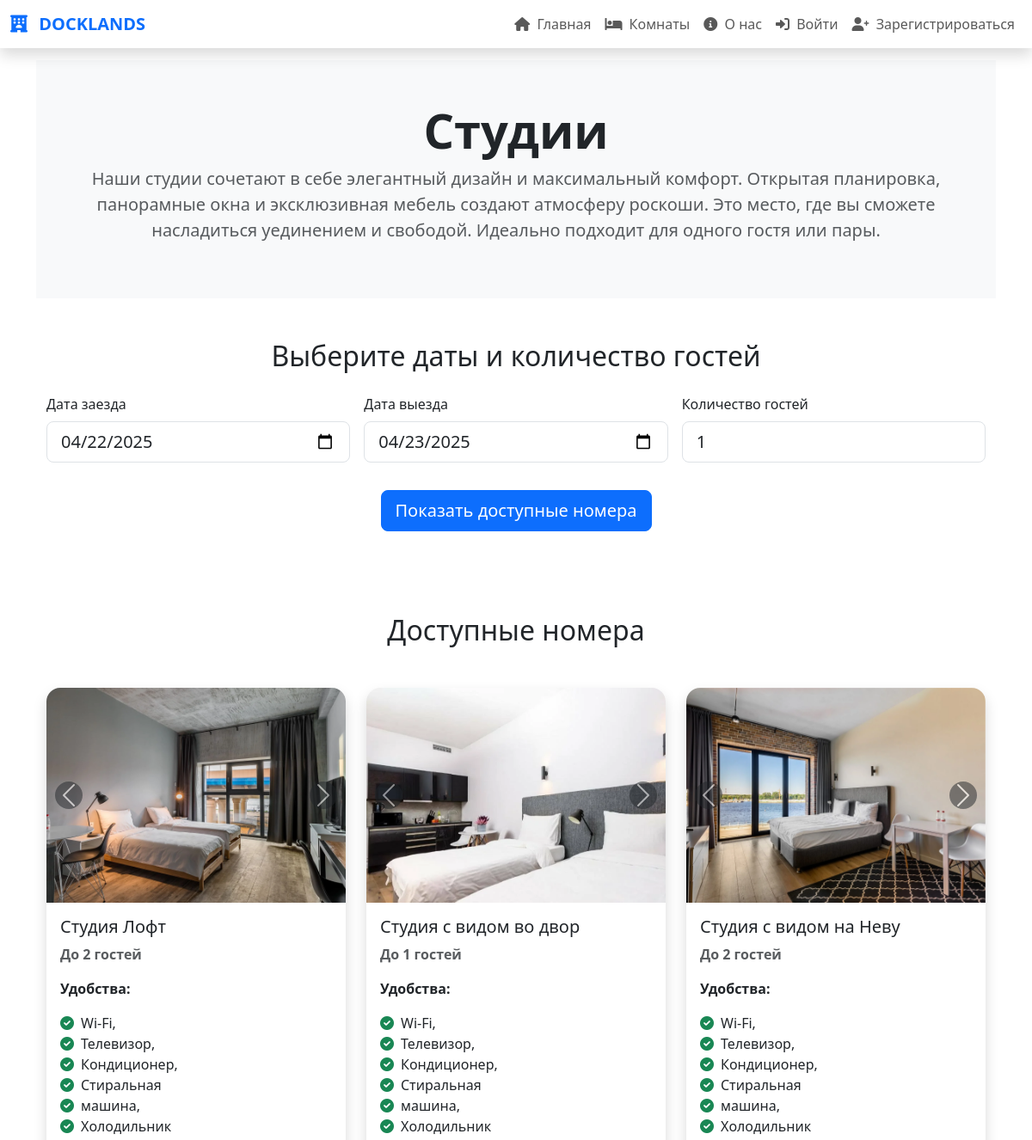
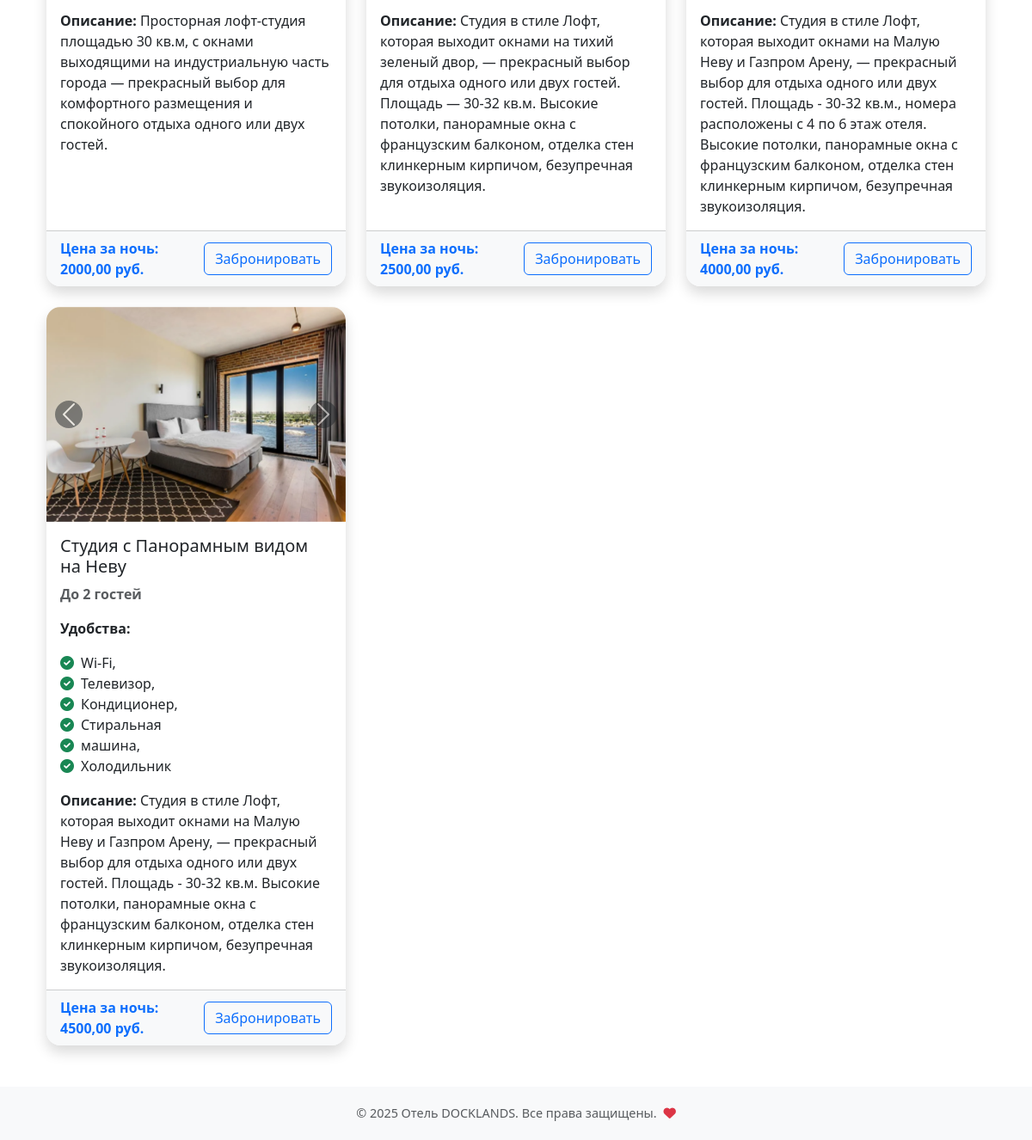
The page /categories/3/ on the database its author committed (2 pictures, top to bottom).
### hotel/models.py (models this page shows, shortened)
class RoomCategory(models.Model):
    name = models.CharField(max_length=100, verbose_name='Название категории')
    description = models.TextField(blank=True, verbose_name='Описание категории')

class RoomImage(models.Model):
    room = models.ForeignKey(
        Room,
        related_name='images',
        on_delete=models.CASCADE,
        verbose_name='Комната'
    )
    image = models.ImageField(upload_to='room_images/', verbose_name='Изображение')

class Room(models.Model):
    room_number = models.CharField(max_length=10, unique=True, verbose_name='Номер комнаты')
    name = models.CharField(max_length=100, default='Название номера', verbose_name='Название номера')
    category = models.ForeignKey(
        RoomCategory,
        related_name='rooms',
        on_delete=models.CASCADE,
        verbose_name='Категория'
    )
    price_per_night = models.DecimalField(max_digits=10, decimal_places=2, verbose_name='Цена за комнату')
    capacity = models.PositiveIntegerField(verbose_name='Количество гостей')
    description = models.TextField(blank=True, verbose_name='Описание')
    amenities = models.CharField(max_length=250, blank=True, verbose_name='Удобства')
    is_available = models.BooleanField(default=True, verbose_name='Доступность бронирования')

### hotel/views.py (the view)
# urls.py: path('categories/<int:pk>/', views.category_detail, name='category_detail'),
def category_detail(request, pk):
    category = get_object_or_404(RoomCategory, pk=pk)
    today = datetime.today().date()
    check_in = request.GET.get('check_in', today)
    check_out = request.GET.get('check_out', today + timedelta(days=1))  # Завтрашняя дата
    guests = int(request.GET.get('guests', 1))  # По умолчанию 1 гость
    try:
        if isinstance(check_in, str):
            check_in = datetime.strptime(check_in, '%Y-%m-%d').date()
        else:
            check_in = today  # Если check_in уже является датой, используем его
        if isinstance(check_out, str):
            check_out = datetime.strptime(check_out, '%Y-%m-%d').date()
        else:
            check_out = today + timedelta(days=1)  # Если check_out уже является датой, используем его
    except ValueError:
        check_in = today
        check_out = today + timedelta(days=1)
    rooms = category.rooms.filter(is_available=True, capacity__gte=int(guests))
    booked_rooms = Booking.objects.filter(
        check_in__lt=check_out,
        check_out__gt=check_in
    ).values_list('room_id', flat=True)
    available_rooms = rooms.exclude(id__in=booked_rooms)
    return render(request, 'hotel/category_detail.html', {
        'category': category,
        'rooms': available_rooms,  # Передаем только доступные комнаты
        'check_in': check_in,
        'check_out': check_out,
        'guests': guests,
    })

### hotel/templates/hotel/category_detail.html (shortened to what this page needs)
{% extends 'main/base.html' %}
{% block content %}
<section class="py-5 bg-light">
    <div class="container text-center">
        <h1 class="display-4 fw-bold">{{ category.name }}</h1>
        <p class="lead text-muted">
            {% if category.description %}
                {{ category.description }}
            {% else %}
                Эта категория предлагает комфорт и стиль для вашего отдыха.
            {% endif %}
        </p>
    </div>
</section>
<section class="py-5">
    <div class="container">
        <h2 class="text-center mb-4">Выберите даты и количество гостей</h2>
        <form method="get" class="row g-3 justify-content-center">
            <div class="col-md-4">
                <label for="check_in" class="form-label">Дата заезда</label>
                <input type="date" id="check_in" name="check_in" class="form-control form-control-lg" value="{{ check_in|date:'Y-m-d' }}" required>
            </div>
            <div class="col-md-4">
                <label for="check_out" class="form-label">Дата выезда</label>
                <input type="date" id="check_out" name="check_out" class="form-control form-control-lg" value="{{ check_out|date:'Y-m-d' }}" required>
            </div>
            <div class="col-md-4">
                <label for="guests" class="form-label">Количество гостей</label>
                <input type="number" id="guests" name="guests" class="form-control form-control-lg" value="{{ guests }}" min="1" required>
            </div>
            <div class="col-12 text-center">
                <button type="submit" class="btn btn-primary btn-lg mt-3">Показать доступные номера</button>
            </div>
        </form>
    </div>
</section>
<section class="py-5">
    <div class="container">
        {% if rooms %}
            <h2 class="text-center mb-5">Доступные номера</h2>
            <div class="row row-cols-1 row-cols-md-3 g-4">
                {% for room in rooms %}
                    <div class="col">
                        <div class="card h-100 shadow border-0 rounded-4 overflow-hidden">
                            <div id="carouselRoom{{ room.pk }}" class="carousel slide" data-bs-ride="false">
                                <div class="carousel-inner">
                                    {% for image in room.images.all %}
                                        <div class="carousel-item {% if forloop.first %}active{% endif %}">
                                            <img src="{{ image.image.url }}" class="d-block w-100" alt="{{ room.name }}" style="height: 250px; object-fit: cover;">
                                        </div>
                                    {% empty %}
                                        <div class="carousel-item active">
                                            <img src="https://via.placeholder.com/400x250?text=No+Image" class="d-block w-100" alt="{{ room.name }}">
                                        </div>
                                    {% endfor %}
                                </div>
                                {% if room.images.count > 1 %}
                                    <button class="carousel-control-prev" type="button" data-bs-target="#carouselRoom{{ room.pk }}" data-bs-slide="prev">
                                        <span class="carousel-control-prev-icon bg-dark rounded-circle" aria-hidden="true"></span>
                                    </button>
                                    <button class="carousel-control-next" type="button" data-bs-target="#carouselRoom{{ room.pk }}" data-bs-slide="next">
                                        <span class="carousel-control-next-icon bg-dark rounded-circle" aria-hidden="true"></span>
                                    </button>
                                {% endif %}
                            </div>
                            <div class="card-body">
                                <h5 class="card-title">{{ room.name }}</h5>
                                <p class="card-text text-muted"><strong>До {{ room.capacity }} гостей</strong></p>
                                <p class="card-text">
                                    <strong>Удобства:</strong>
                                    <ul class="list-unstyled">
                                        {% for amenity in room.amenities.split|default:"Нет данных" %}
                                            <li><i class="fas fa-check-circle text-success me-2"></i>{{ amenity }}</li>
                                        {% endfor %}
                                    </ul>
                                </p>
                                <p class="card-text">
                                    <strong>Описание:</strong>
                                    {% if room.description %}
                                        {{ room.description }}
                                    {% else %}
                                        <em class="text-muted">Описание отсутствует</em>
                                    {% endif %}
                                </p>
                            </div>
                            <div class="card-footer d-flex justify-content-between align-items-center bg-light">
                                <span class="fw-bold text-primary">Цена за ночь: {{ room.price_per_night }} руб.</span>
                                <a href="{% url 'book_room' room.pk check_in check_out guests %}" class="btn btn-outline-primary">Забронировать</a>
                            </div>
                        </div>
                    </div>
                {% endfor %}
            </div>
        {% else %}
            <div class="alert alert-warning text-center" role="alert">
                <h4 class="alert-heading">Извините!</h4>
                <p>В данный момент нет доступных комнат в этой категории.</p>
            </div>
        {% endif %}
    </div>
</section>
{% endblock %}

### templates/main/base.html (style rules this page uses)
body { padding-top: 70px; font-family: 'Segoe UI', Tahoma, Geneva, Verdana, sans-serif; }

### rows shown on the page
RoomCategory: name "Студии", description "Наши студии сочетают в себе элегантный дизайн и максимальный комфорт. Открытая планировка, панорамные окна и эксклюзивная мебель создают атмосферу роскоши. Это место, где вы сможете насладиться уединением и свободой. Идеально подходит для одного гостя или пары."
Room: name "Студия Лофт", capacity "2", split "Wi-Fi," "Телевизор," "Кондиционер," "Стиральная" "машина," "Холодильник", description "Просторная лофт-студия площадью 30 кв.м, с окнами выходящими на индустриальную часть города — прекрасный выбор для комфортного размещения и спокойного отдыха одного или двух гостей.", price_per_night "2000,00"
RoomImage: image (picture)
Room: name "Студия с видом во двор", capacity "1", split "Wi-Fi," "Телевизор," "Кондиционер," "Стиральная" "машина," "Холодильник", description "Студия в стиле Лофт, которая выходит окнами на тихий зеленый двор, — прекрасный выбор для отдыха одного или двух гостей. Площадь — 30-32 кв.м. Высокие потолки, панорамные окна с французским балконом, отделка стен клинкерным кирпичом, безупречная звукоизоляция.", price_per_night "2500,00"
RoomImage: image (picture)
Room: name "Студия с видом на Неву", capacity "2", split "Wi-Fi," "Телевизор," "Кондиционер," "Стиральная" "машина," "Холодильник", description "Студия в стиле Лофт, которая выходит окнами на Малую Неву и Газпром Арену, — прекрасный выбор для отдыха одного или двух гостей. Площадь - 30-32 кв.м., номера расположены с 4 по 6 этаж отеля. Высокие потолки, панорамные окна с французским балконом, отделка стен клинкерным кирпичом, безупречная звукоизоляция.", price_per_night "4000,00"
RoomImage: image (picture)
Room: name "Студия с Панорамным видом на Неву", capacity "2", split "Wi-Fi," "Телевизор," "Кондиционер," "Стиральная" "машина," "Холодильник", description "Студия в стиле Лофт, которая выходит окнами на Малую Неву и Газпром Арену, — прекрасный выбор для отдыха одного или двух гостей. Площадь - 30-32 кв.м. Высокие потолки, панорамные окна с французским балконом, отделка стен клинкерным кирпичом, безупречная звукоизоляция.", price_per_night "4500,00"
RoomImage: image (picture)
